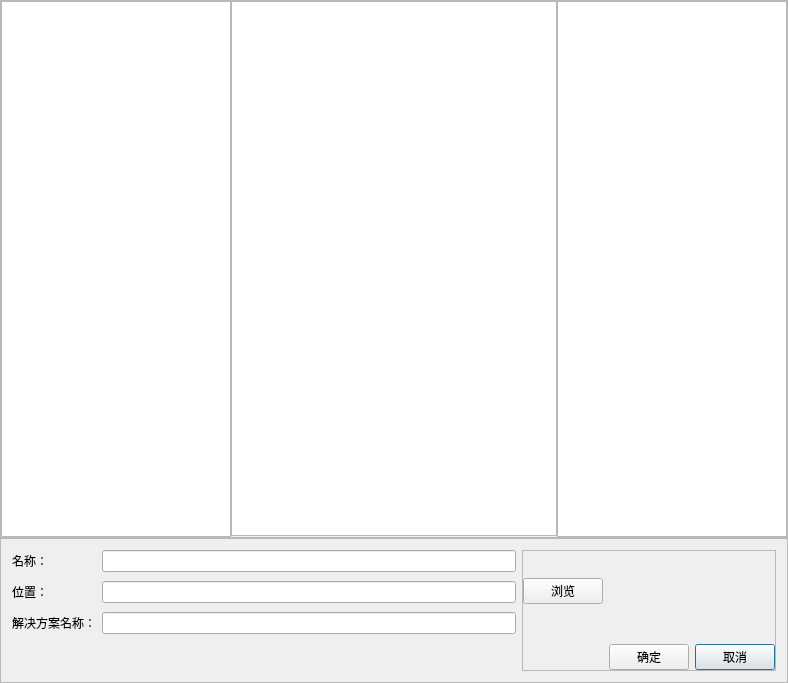
<?xml version="1.0" encoding="UTF-8"?>
<ui version="4.0">
 <class>VS2017SolutionMngClass</class>
 <widget class="QDialog" name="VS2017SolutionMngClass">
  <property name="geometry">
   <rect>
    <x>0</x>
    <y>0</y>
    <width>788</width>
    <height>683</height>
   </rect>
  </property>
  <property name="sizePolicy">
   <sizepolicy hsizetype="Minimum" vsizetype="Minimum">
    <horstretch>0</horstretch>
    <verstretch>0</verstretch>
   </sizepolicy>
  </property>
  <property name="minimumSize">
   <size>
    <width>788</width>
    <height>475</height>
   </size>
  </property>
  <property name="windowTitle">
   <string>新建项目</string>
  </property>
  <layout class="QVBoxLayout" name="verticalLayout">
   <property name="spacing">
    <number>0</number>
   </property>
   <property name="leftMargin">
    <number>0</number>
   </property>
   <property name="topMargin">
    <number>0</number>
   </property>
   <property name="rightMargin">
    <number>0</number>
   </property>
   <property name="bottomMargin">
    <number>0</number>
   </property>
   <item>
    <widget class="QFrame" name="upFrame">
     <property name="frameShape">
      <enum>QFrame::StyledPanel</enum>
     </property>
     <property name="frameShadow">
      <enum>QFrame::Raised</enum>
     </property>
     <layout class="QHBoxLayout" name="horizontalLayout">
      <property name="spacing">
       <number>0</number>
      </property>
      <property name="leftMargin">
       <number>0</number>
      </property>
      <property name="topMargin">
       <number>0</number>
      </property>
      <property name="rightMargin">
       <number>0</number>
      </property>
      <property name="bottomMargin">
       <number>0</number>
      </property>
      <item>
       <widget class="QTreeView" name="treeView">
        <property name="minimumSize">
         <size>
          <width>230</width>
          <height>0</height>
         </size>
        </property>
        <property name="maximumSize">
         <size>
          <width>230</width>
          <height>16777215</height>
         </size>
        </property>
       </widget>
      </item>
      <item>
       <layout class="QVBoxLayout" name="verticalLayout_2">
        <property name="spacing">
         <number>0</number>
        </property>
        <item>
         <widget class="QListView" name="listView"/>
        </item>
        <item>
         <spacer name="verticalSpacer_3">
          <property name="orientation">
           <enum>Qt::Vertical</enum>
          </property>
          <property name="sizeType">
           <enum>QSizePolicy::Fixed</enum>
          </property>
          <property name="sizeHint" stdset="0">
           <size>
            <width>20</width>
            <height>1</height>
           </size>
          </property>
         </spacer>
        </item>
       </layout>
      </item>
      <item>
       <widget class="QTextBrowser" name="textBrowser">
        <property name="minimumSize">
         <size>
          <width>230</width>
          <height>0</height>
         </size>
        </property>
        <property name="maximumSize">
         <size>
          <width>230</width>
          <height>16777215</height>
         </size>
        </property>
        <property name="html">
         <string>&lt;!DOCTYPE HTML PUBLIC &quot;-//W3C//DTD HTML 4.0//EN&quot; &quot;http://www.w3.org/TR/REC-html40/strict.dtd&quot;&gt;
&lt;html&gt;&lt;head&gt;&lt;meta name=&quot;qrichtext&quot; content=&quot;1&quot; /&gt;&lt;style type=&quot;text/css&quot;&gt;
p, li { white-space: pre-wrap; }
&lt;/style&gt;&lt;/head&gt;&lt;body style=&quot; font-family:'SimSun'; font-size:9pt; font-weight:400; font-style:normal;&quot;&gt;
&lt;p style=&quot;-qt-paragraph-type:empty; margin-top:0px; margin-bottom:0px; margin-left:0px; margin-right:0px; -qt-block-indent:0; text-indent:0px; font-family:'SimSun';&quot;&gt;&lt;br /&gt;&lt;/p&gt;&lt;/body&gt;&lt;/html&gt;</string>
        </property>
       </widget>
      </item>
     </layout>
    </widget>
   </item>
   <item>
    <widget class="QFrame" name="downFrame">
     <property name="sizePolicy">
      <sizepolicy hsizetype="Preferred" vsizetype="Fixed">
       <horstretch>0</horstretch>
       <verstretch>0</verstretch>
      </sizepolicy>
     </property>
     <property name="frameShape">
      <enum>QFrame::StyledPanel</enum>
     </property>
     <property name="frameShadow">
      <enum>QFrame::Raised</enum>
     </property>
     <layout class="QHBoxLayout" name="horizontalLayout_2">
      <item>
       <layout class="QFormLayout" name="formLayout">
        <property name="verticalSpacing">
         <number>9</number>
        </property>
        <item row="0" column="0">
         <widget class="QLabel" name="labelName">
          <property name="text">
           <string>名称：</string>
          </property>
         </widget>
        </item>
        <item row="0" column="1">
         <widget class="QLineEdit" name="lePrjectName"/>
        </item>
        <item row="1" column="0">
         <widget class="QLabel" name="labelLocation">
          <property name="text">
           <string>位置：</string>
          </property>
         </widget>
        </item>
        <item row="1" column="1">
         <widget class="QLineEdit" name="leSolutionLocation"/>
        </item>
        <item row="2" column="0">
         <widget class="QLabel" name="labelType">
          <property name="text">
           <string>解决方案名称：</string>
          </property>
         </widget>
        </item>
        <item row="2" column="1">
         <widget class="QLineEdit" name="leSolutionName"/>
        </item>
       </layout>
      </item>
      <item>
       <widget class="QFrame" name="frame">
        <property name="frameShape">
         <enum>QFrame::StyledPanel</enum>
        </property>
        <property name="frameShadow">
         <enum>QFrame::Raised</enum>
        </property>
        <layout class="QGridLayout" name="gridLayout">
         <property name="leftMargin">
          <number>0</number>
         </property>
         <property name="topMargin">
          <number>0</number>
         </property>
         <property name="rightMargin">
          <number>0</number>
         </property>
         <property name="bottomMargin">
          <number>0</number>
         </property>
         <property name="horizontalSpacing">
          <number>6</number>
         </property>
         <property name="verticalSpacing">
          <number>0</number>
         </property>
         <item row="3" column="3">
          <widget class="QPushButton" name="cancelBtn">
           <property name="text">
            <string>取消</string>
           </property>
          </widget>
         </item>
         <item row="2" column="0">
          <spacer name="verticalSpacer_2">
           <property name="orientation">
            <enum>Qt::Vertical</enum>
           </property>
           <property name="sizeHint" stdset="0">
            <size>
             <width>20</width>
             <height>40</height>
            </size>
           </property>
          </spacer>
         </item>
         <item row="1" column="0">
          <widget class="QPushButton" name="openFileBtn">
           <property name="text">
            <string>浏览</string>
           </property>
          </widget>
         </item>
         <item row="0" column="0">
          <spacer name="verticalSpacer">
           <property name="orientation">
            <enum>Qt::Vertical</enum>
           </property>
           <property name="sizeHint" stdset="0">
            <size>
             <width>20</width>
             <height>27</height>
            </size>
           </property>
          </spacer>
         </item>
         <item row="3" column="2">
          <widget class="QPushButton" name="okBtn">
           <property name="text">
            <string>确定</string>
           </property>
          </widget>
         </item>
        </layout>
       </widget>
      </item>
     </layout>
    </widget>
   </item>
  </layout>
 </widget>
 <layoutdefault spacing="6" margin="11"/>
 <resources>
  <include location="../../../lxresources/lxPlatform.qrc"/>
 </resources>
 <connections/>
</ui>
